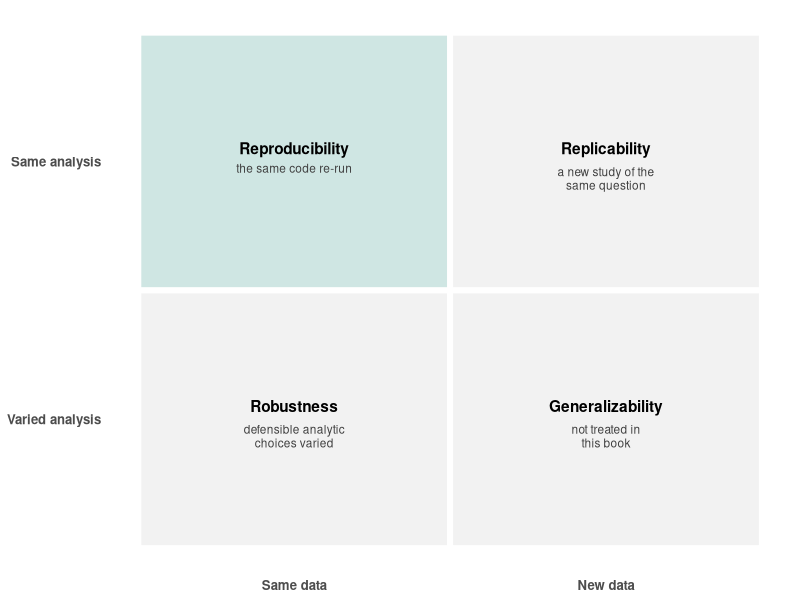

This figure's R source:
## ---- chunk 1
#| label: fig-three-words
#| fig-cap: 'Reproducibility, replicability, and robustness distinguished by what is held fixed. The columns vary the data and the rows vary the analysis, so each cell names the claim supported when a consistent result survives that particular change. Only the shaded cell, in which both the data and the analysis are held fixed, is the subject of this book. The grid presentation follows the Turing Way [@turingway2022]; the definitions are those of the National Academies [@nas2019] adopted above.'
#| fig-alt: 'A two-by-two grid. The columns are same data and new data; the rows are same analysis and varied analysis. The cell where the data and the analysis are both the same is shaded and labeled reproducibility, re-execution, which is described as the subject of this book. Same data with a varied analysis is labeled robustness. New data with the same analysis is labeled replicability. New data with a varied analysis is labeled generalizability and marked as not treated in this book.'
#| fig-width: 6.4
#| fig-height: 3.6

library(ggplot2)
library(tibble)

grid <- tibble(
  data     = rep(c('Same data', 'New data'), each = 2),
  analysis = rep(c('Same analysis', 'Varied analysis'), 2),
  term = c('Reproducibility',
           'Robustness',
           'Replicability',
           'Generalizability'),
  gloss = c('the same code re-run',
            'defensible analytic\nchoices varied',
            'a new study of the\nsame question',
            'not treated in\nthis book'),
  focus = c(TRUE, FALSE, FALSE, FALSE)
)

grid$data <- factor(grid$data, levels = c('Same data', 'New data'))
grid$analysis <- factor(grid$analysis,
                        levels = c('Varied analysis', 'Same analysis'))

ggplot(grid, aes(x = data, y = analysis)) +
  geom_tile(aes(fill = focus), color = 'white', linewidth = 2) +
  geom_text(aes(label = term), vjust = -0.6,
            fontface = 'bold', size = 3.9) +
  geom_text(aes(label = gloss), vjust = 1.25, size = 3,
            lineheight = 0.95, color = 'grey25') +
  scale_fill_manual(values = c('TRUE' = '#cfe6e3',
                               'FALSE' = '#f2f2f2'),
                    guide = 'none') +
  labs(x = NULL, y = NULL) +
  theme_minimal(base_size = 10) +
  theme(
    panel.grid = element_blank(),
    axis.text = element_text(face = 'bold', size = 9.5)
  )
## ---- chunk 2
#| label: tbl-rng-kind
#| tbl-cap: 'The same seed yields the same draws only under the same RNG kind. Each row shows the first six values of a shuffled sequence of the integers one through ten, drawn under seed 123.'

draw_sample <- function(sample_kind) {
  suppressWarnings({
    RNGkind(sample.kind = sample_kind)
    set.seed(123)
    sample(1:10)
  })
}

original_rng <- RNGkind()

rounding_draw  <- draw_sample('Rounding')
rejection_draw <- draw_sample('Rejection')

suppressWarnings(RNGkind(
  kind        = original_rng[1],
  normal.kind = original_rng[2],
  sample.kind = original_rng[3]
))

comparison <- data.frame(
  sampler = c('Rounding (R < 3.6.0)',
              'Rejection (R >= 3.6.0)'),
  draws = c(
    paste(head(rounding_draw),  collapse = ', '),
    paste(head(rejection_draw), collapse = ', ')
  )
)

knitr::kable(
  comparison,
  col.names = c('RNG sample kind', 'First six draws'),
  align = 'l'
)
